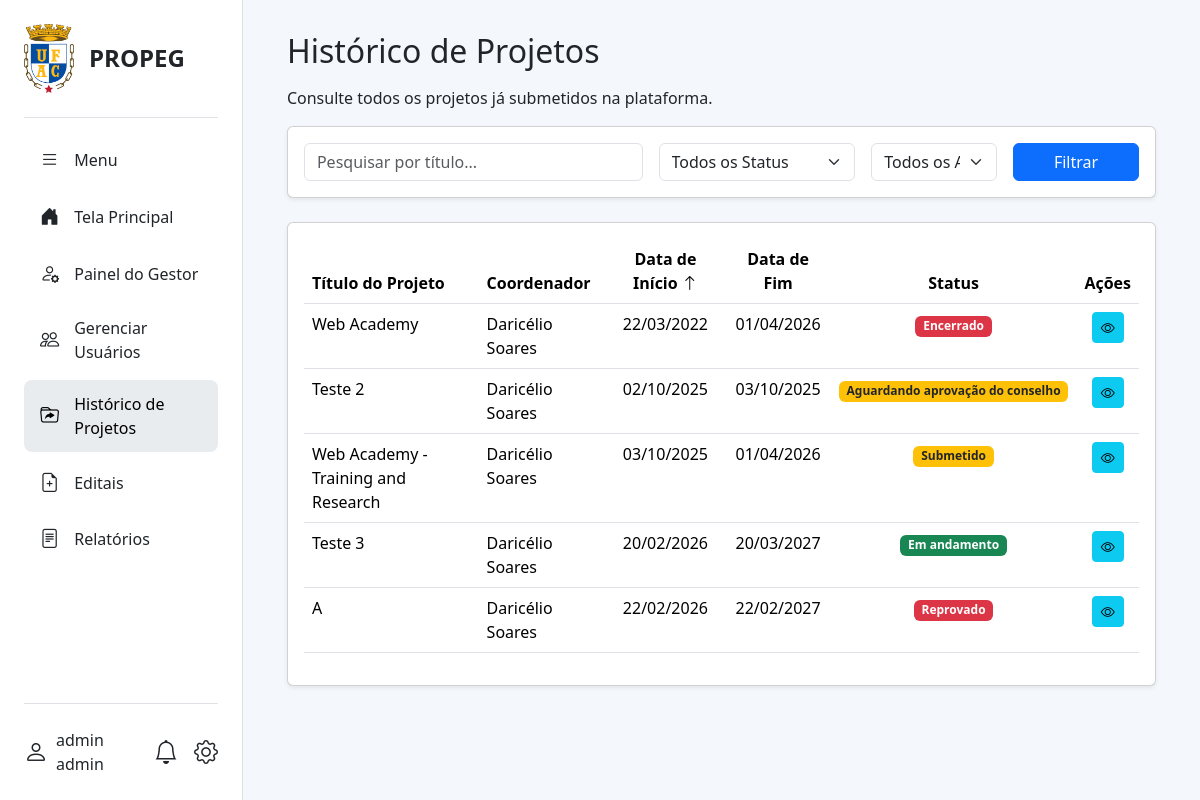
The page /projetos/gestor/projetos/historico/ (signed in) on the database as committed earlier.
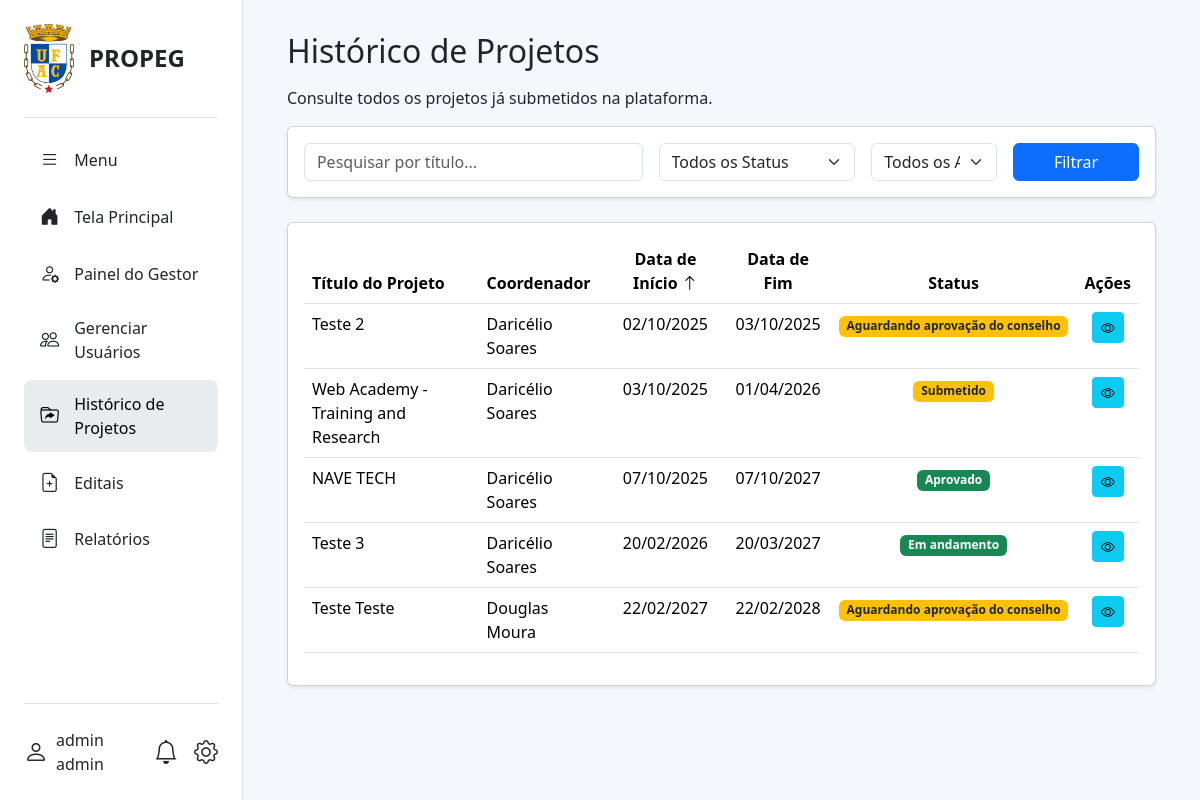
The same page on the database as committed later.
### projetos_institucionais/models.py (models this page shows, shortened)
class Projeto(models.Model):
    STATUS_CHOICES = [
        ('rascunho', 'Rascunho'),
        ('submetido', 'Submetido'),
        ('aguardando_conselho', 'Aguardando aprovação do conselho'),
        ('aprovado', 'Aprovado'),
        ('reprovado', 'Reprovado'),
        ('em_andamento', 'Em andamento'),
        ('aguardando_encerramento', 'Aguardando Encerramento'),
        ('encerrado', 'Encerrado'),
    ]
    titulo = models.CharField(max_length=255, blank=True, null=True)
    descricao = models.TextField(verbose_name="Descrição", blank=True, null=True)
    resumo = models.TextField(blank=True, null=True)
    introducao = models.TextField(verbose_name="Introdução", blank=True, null=True)
    objetivos = models.TextField(blank=True, null=True)
    metodologia = models.TextField(blank=True, null=True)
    resultados = models.TextField(blank=True, null=True)
    referencias = models.TextField(blank=True, null=True)
    data_inicio = models.DateField(verbose_name="Data de Início", blank=True, null=True)
    data_fim = models.DateField(verbose_name="Data de Fim", blank=True, null=True)
    status = models.CharField(max_length=30, choices=STATUS_CHOICES, default='rascunho')
    valor_fomento = models.DecimalField(max_digits=10, decimal_places=2, null=True, blank=True)
    etica_obrigatoria = models.BooleanField(default=False, verbose_name="Envolve Aspectos Éticos?", blank=True, null=True)
    eh_docente = models.BooleanField(default=False, verbose_name="É docente?", blank=True, null=True)
    eh_pesquisador = models.BooleanField(default=False, verbose_name="É pesquisador?", blank=True, null=True)
    eh_pesquisador_visitante = models.BooleanField(default=False, verbose_name="É pesquisador visitante?", blank=True, null=True)
    coordenador = models.ForeignKey(
        settings.AUTH_USER_MODEL,
        on_delete=models.PROTECT,
        related_name='projetos_coordenados'
    )
    curso = models.ForeignKey(
        CursoGraduacao,
        on_delete=models.SET_NULL,
        null=True,
        blank=True,
        verbose_name="Curso de Graduação"
    )
    centro_lotacao = models.ForeignKey(
        CentroLotacao,
        on_delete=models.PROTECT,
        verbose_name="Centro de Lotação",
        null=True,
        blank=True,
    )
    agencia_financiadora = models.ForeignKey(
        AgenciaFinanciadora,
        on_delete=models.SET_NULL,
        null=True,
        blank=True,
        verbose_name="Agência Financiadora"
    )
    tipo_etica = models.ForeignKey(
        TipoEtico,
        on_delete=models.SET_NULL,
        null=True,
        blank=True,
        verbose_name="Tipo Ético"
    )
    ods = models.ManyToManyField(ODS, blank=True)
    grupos_pesquisa = models.ManyToManyField(
        GrupoPesquisa,
        blank=True,
        verbose_name="Grupos de Pesquisa"
    )
    alunos = models.ManyToManyField(
        settings.AUTH_USER_MODEL,
        through='EquipeProjeto',
        related_name='projetos_participados',
        blank=True
    )
    participa_pos_graduacao = models.BooleanField(default=False, blank=True, null=True, verbose_name="Participa de Programa de Pós-Graduação?")
    programa_pos = models.ForeignKey(
        'ProgramaPos',
        on_delete=models.SET_NULL,
        null=True,
        blank=True,
        verbose_name="Programa de Pós-Graduação"
    )
    palavras_chave = models.CharField(max_length=255, blank=True, null=True, help_text="Separe por vírgulas. Ex.: Tecnologia, Educação, Web")
    parcerias = models.TextField(blank=True, null=True)
    imagem_capa = models.ImageField(
        upload_to='projetos_capas/',
        null=True,
        blank=True,
        verbose_name="Imagem de Capa",
    )
    edital = models.ForeignKey(
        Edital,
        on_delete=models.SET_NULL,
        null=True,
        blank=True,
        related_name='projetos',
        verbose_name="Edital Vinculado"
    )
    class Meta:
        ordering = ['-data_inicio']
        verbose_name = "Projeto"
        verbose_name_plural = "Projetos"

class Usuario(AbstractUser):
    PERFIL_CHOICES = (
        ('coordenador', 'Coordenador'),
        ('aluno', 'Aluno'),
        ('gestor', 'Gestor'),
    )
    STATUS_CHOICES = (
        ('pendente', 'Pendente'),
        ('ativo', 'Ativo'),
        ('inativo', 'Inativo'),
    )
    status = models.CharField(
        max_length=20,
        choices=STATUS_CHOICES,
        default='pendente',
        verbose_name='Status',
    )
    USERNAME_FIELD = 'cpf'
    REQUIRED_FIELDS = ['username', 'first_name', 'last_name', 'email']
    cpf = models.CharField(max_length=14, unique=True, verbose_name="CPF")
    email = models.EmailField(unique=True)
    telefone = models.CharField(max_length=20, blank=True, null=True)
    perfil = models.CharField(max_length=20, choices=PERFIL_CHOICES)
    regime_trabalho = models.CharField(max_length=3, blank=True, null=True, verbose_name="Regime de Trabalho")
    is_active = models.BooleanField(default=False, verbose_name="Ativo", help_text="Marque esta opção para ativar a conta do usuário.")
    curso = models.ForeignKey(
        'CursoGraduacao',
        on_delete=models.SET_NULL,
        null=True,
        blank=True,
        verbose_name="Curso de Graduação",
    )
    endereco = models.OneToOneField(
        'Endereco',
        on_delete=models.SET_NULL,
        null=True,
        blank=True
    )
    titulacao = models.ForeignKey(
        'Titulacao',
        on_delete=models.SET_NULL,
        null=True,
        blank=True,
        verbose_name="Titulação"
    )
    centro_lotacao = models.ForeignKey(
        'CentroLotacao',
        on_delete=models.SET_NULL,
        null=True,
        blank=True,
        verbose_name="Centro de Lotação"
    )
    objects = UsuarioManager()

### projetos_institucionais/views.py (the view)
# urls.py: path('gestor/projetos/historico/', views.historico_projetos, name='historico_projetos'),
@gestor_required
def historico_projetos(request):
    queryset = Projeto.objects.exclude(status='rascunho').select_related('coordenador').order_by('-data_inicio')
    query = request.GET.get('q', '')
    status_filter = request.GET.get('status', '')
    ano_filter = request.GET.get('ano', '')
    if query:
        queryset = queryset.filter(
            Q(titulo__icontains=query) |
            Q(coordenador__first_name__icontains=query) |
            Q(coordenador__last_name__icontains=query)
        )
    if status_filter:
        queryset = queryset.filter(status=status_filter)
    if ano_filter:
        queryset = queryset.filter(data_inicio__year=ano_filter)
    sort_by = request.GET.get('sort', 'data_inicio')
    allowed_sort_fields = ['titulo', '-titulo', 'coordenador__first_name', '-coordenador__first_name', 'data_inicio', '-data_inicio', 'data_fim', '-data_fim']
    if sort_by in allowed_sort_fields:
        queryset = queryset.order_by(sort_by)
    paginator = Paginator(queryset, 10)
    page_number = request.GET.get('page')
    pagina_de_projetos = paginator.get_page(page_number)
    anos_disponiveis = Projeto.objects.exclude(data_inicio__isnull=True).dates('data_inicio', 'year', order='DESC')
    contexto = {
        'pagina_de_projetos': pagina_de_projetos,
        'status_choices': [choice for choice in Projeto.STATUS_CHOICES if choice[0] != 'rascunho'],
        'anos_disponiveis': anos_disponiveis,
        'query': query,
        'status_filter': status_filter,
        'ano_filter': ano_filter,
        'sort_by': sort_by,
    }
    return render(request, 'projetos_institucionais/historico_projetos.html', contexto)

### projetos_institucionais/context_processors.py (called while the page is built)
def unread_notifications_context(request):
    if request.user.is_authenticated:
        unread_count = Notificacao.objects.filter(destinatario=request.user, lida=False).count()
        return {'unread_notifications_count': unread_count}
    return {}

### templates/projetos_institucionais/historico_projetos.html (shortened to what the changed rows need)
{% extends "base2.html" %}
{% block content %}
<div class="container-fluid">
    <h2 class="mb-3">Histórico de Projetos</h2>
    <div class="card shadow-sm">
        <div class="card-body">
            <div class="table-responsive">
                <table class="table table-hover">
                    <thead>
                        <tr>
                            <th>
                                <a href="?sort={% if sort_by == 'titulo' %}-titulo{% else %}titulo{% endif %}&q={{ query|default:'' }}&status={{ status_filter|default:'' }}&ano={{ ano_filter|default:'' }}">Título do Projeto </a>
                            </th>
                            <th>
                                <a href="?sort={% if sort_by == 'coordenador__first_name' %}-coordenador__first_name{% else %}coordenador__first_name{% endif %}&q={{ query|default:'' }}&status={{ status_filter|default:'' }}&ano={{ ano_filter|default:'' }}">Coordenador</a>
                            </th>
                            <th class="text-center">
                                <a href="?sort={% if sort_by == 'data_inicio' %}-data_inicio{% else %}data_inicio{% endif %}&q={{ query|default:'' }}&status={{ status_filter|default:'' }}&ano={{ ano_filter|default:'' }}">Data de Início {% if 'data_inicio' in sort_by %}<i class="bi bi-arrow-{% if sort_by|first == '-' %}down{% else %}up{% endif %}"></i>{% endif %}</a>
                            </th>
                            <th class="text-center">
                                <a href="?sort={% if sort_by == 'data_fim' %}-data_fim{% else %}data_fim{% endif %}&q={{ query|default:'' }}&status={{ status_filter|default:'' }}&ano={{ ano_filter|default:'' }}">Data de Fim </a>
                            </th>
                            <th class="text-center">Status</th>
                            <th class="text-center">Ações</th>
                        </tr>
                    </thead>
                    <tbody>
                        {% for projeto in pagina_de_projetos %}
                        <tr>
                            <td>{{ projeto.titulo }}</td>
                            <td>{{ projeto.coordenador.get_full_name }}</td>
                            <td class="text-center">{{ projeto.data_inicio|date:"d/m/Y" }}</td>
                            <td class="text-center">{{ projeto.data_fim|date:"d/m/Y" }}</td>
                            <td class="text-center">
                                {% if projeto.status == 'aprovado' or projeto.status == 'em_andamento' %}
                                <span class="badge bg-success">{{ projeto.get_status_display }}</span>
                                {% elif projeto.status == 'submetido' %}
                                <span class="badge bg-warning text-dark">{{ projeto.get_status_display }}</span>
                                {% elif projeto.status == 'reprovado' or projeto.status == 'aguardando_encerramento' or projeto.status == 'encerrado' %}
                                <span class="badge bg-danger">{{ projeto.get_status_display }}</span>
                                {% else %}
                                <span class="badge bg-warning text-dark">{{ projeto.get_status_display }}</span>
                                {% endif %}
                            </td>
                            <td class="text-center">
                                <a href="{% url 'projeto_detalhe' pk=projeto.pk %}" class="btn btn-sm btn-info"
                                    title="Ver Detalhes">
                                    <i class="bi bi-eye"></i>
                                </a>
                            </td>
                        </tr>
                        {% empty %}
                        <tr>
                            <td colspan="6" class="text-center">Nenhum projeto encontrado com os filtros aplicados.</td>
                        </tr>
                        {% endfor %}
                    </tbody>
                </table>
            </div>
        </div>
    </div>
</div>
{% endblock %}

Rows that differ between the two databases and show on the page:
removed Projeto: titulo "Web Academy", coordenador.get_full_name "Daricélio Soares", data_inicio "22/03/2022", data_fim "01/04/2026", status "Encerrado"
removed Projeto: titulo "A", coordenador.get_full_name "Daricélio Soares", data_inicio "22/02/2026", data_fim "22/02/2027", status "Reprovado"
added Projeto: titulo "NAVE TECH", coordenador.get_full_name "Daricélio Soares", data_inicio "07/10/2025", data_fim "07/10/2027", status "Aprovado"
added Projeto: titulo "Teste Teste", coordenador.get_full_name "Douglas Moura", data_inicio "22/02/2027", data_fim "22/02/2028", status "Aguardando aprovação do conselho"
